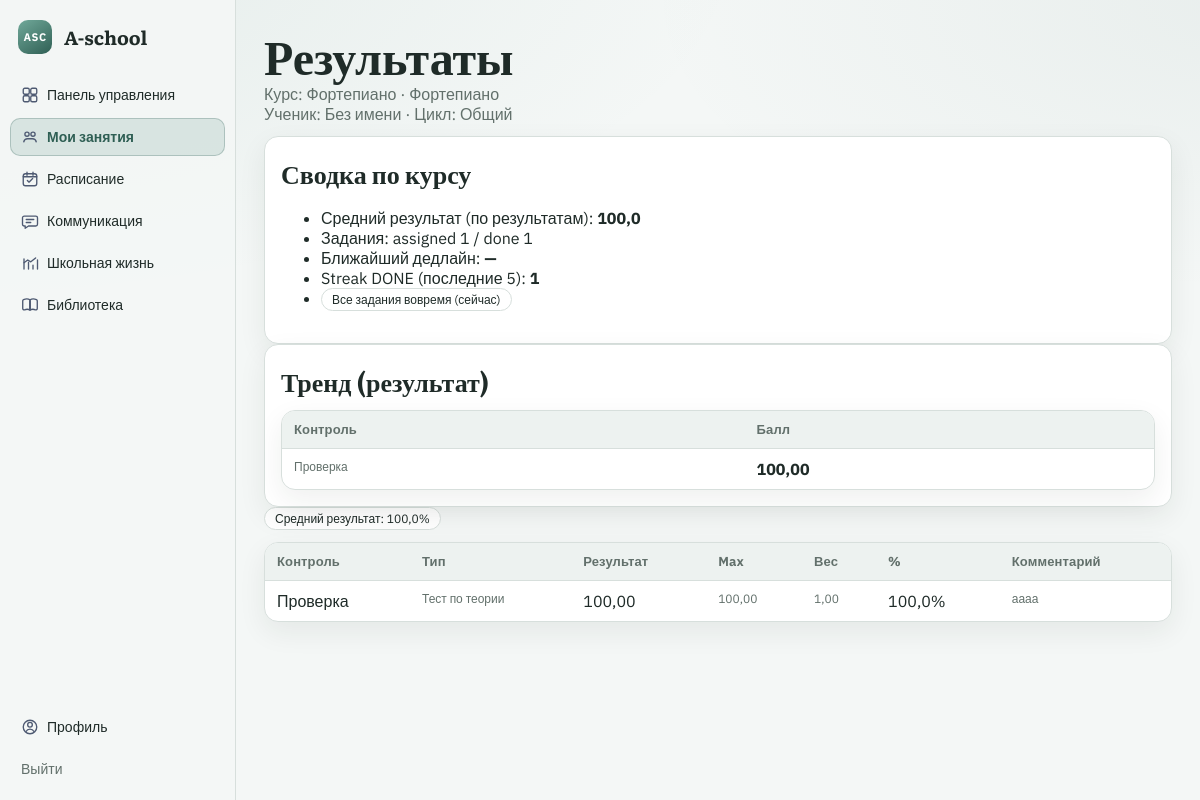
The app's page /courses/6/grades/ (signed in) with its own data.
### apps/school/models.py (models this page shows, shortened)
class Course(models.Model):
    name = models.CharField(max_length=200)
    course_type = models.ForeignKey(CourseType, on_delete=models.PROTECT, related_name="courses")
    teacher = models.ForeignKey(
        settings.AUTH_USER_MODEL,
        on_delete=models.SET_NULL,
        null=True,
        blank=True,
        related_name="teaching_courses",
    )

class CourseType(models.Model):
    name = models.CharField(max_length=120, unique=True)
    class Meta:
        ordering = ("name",)

### apps/accounts/models.py (models this page shows, shortened)
class Profile(models.Model):
    class Role(models.TextChoices):
        ADMIN = "ADMIN", "Администратор"
        TEACHER = "TEACHER", "Преподаватель"
        STUDENT = "STUDENT", "Ученик"
        PARENT = "PARENT", "Родитель"
    class Cycle(models.TextChoices):
        GENERAL = "GENERAL", "Общий"
        ACCELERATED = "ACCELERATED", "Ускоренный"
        EXTRA = "EXTRA", "Дополнительный"
    user = models.OneToOneField(settings.AUTH_USER_MODEL, on_delete=models.CASCADE, related_name="profile")
    role = models.CharField(max_length=16, choices=Role.choices)
    cycle = models.CharField(max_length=16, choices=Cycle.choices, default=Cycle.GENERAL)
    school_grade = models.CharField(max_length=20, blank=True, default="")

### apps/gradebook/models.py (models this page shows, shortened)
class Assessment(models.Model):
    class AssessmentType(models.TextChoices):
        HOMEWORK = "HOMEWORK", "Домашнее задание"
        PERFORMANCE = "PERFORMANCE", "Выступление"
        JURY = "JURY", "Жюри"
        THEORY_TEST = "THEORY_TEST", "Тест по теории"
    course = models.ForeignKey(Course, on_delete=models.CASCADE, related_name="assessments")
    title = models.CharField(max_length=200)
    assessment_type = models.CharField(max_length=32, choices=AssessmentType.choices)
    max_score = models.DecimalField(max_digits=6, decimal_places=2, default=100)
    weight = models.DecimalField(max_digits=6, decimal_places=2, default=1)
    source_assignment = models.OneToOneField(
        "homework.Assignment",
        null=True,
        blank=True,
        on_delete=models.SET_NULL,
        related_name="assessment",
    )
    class Meta:
        unique_together = ("course", "title")
        ordering = ("id",)

class Grade(models.Model):
    assessment = models.ForeignKey(Assessment, on_delete=models.CASCADE, related_name="grades")
    student = models.ForeignKey(settings.AUTH_USER_MODEL, on_delete=models.CASCADE, related_name="grades")
    score = models.DecimalField(max_digits=6, decimal_places=2, null=True, blank=True)
    comment = models.TextField(blank=True, default="")
    class Meta:
        unique_together = ("assessment", "student")

### apps/gradebook/views.py (the view, shortened to what this page needs)
# urls.py: path("courses/<int:course_id>/grades/", student_course_grades, name="student_course_grades"),
@role_required(Profile.Role.STUDENT, Profile.Role.PARENT)
def student_course_grades(request, course_id: int):
    course = get_object_or_404(Course, id=course_id)
    profile = request.user.profile
    if profile.role == Profile.Role.STUDENT:
        student = request.user
        if not Enrollment.objects.filter(course=course, student=student).exists():
            return HttpResponseForbidden("Вы не записаны на этот курс.")
    assessments = list(Assessment.objects.filter(course=course).order_by("id"))
    grades = Grade.objects.filter(assessment__in=assessments, student=student).select_related("assessment")
    grades_by_assessment_id = {g.assessment_id: g for g in grades}
    avg_percent = compute_average_percent(assessments, grades_by_assessment_id)
    from apps.homework.models import AssignmentTarget
    from django.utils import timezone
    today = timezone.localdate()
    non_null_scores = [g.score for g in grades_by_assessment_id.values() if g.score is not None]
    avg_val = None
    if non_null_scores:
        try:
            avg_val = sum([float(x) for x in non_null_scores]) / len(non_null_scores)
            avg_val = round(avg_val, 2)
        except Exception:
            avg_val = None
    targets_qs = AssignmentTarget.objects.filter(student=student, assignment__course=course).select_related("assignment")
    assigned_cnt = targets_qs.count()
    done_cnt = targets_qs.filter(status=AssignmentTarget.Status.DONE).count()
    next_due = (
        targets_qs.filter(status=AssignmentTarget.Status.TODO)
        .order_by("assignment__due_date")
        .values_list("assignment__due_date", flat=True)
        .first()
    )
    next_due_str = next_due.strftime("%d.%m.%Y") if next_due else None
    last_targets = list(targets_qs.order_by("-assignment__due_date")[:5])
    streak = 0
    for t in last_targets:
        if t.status == AssignmentTarget.Status.DONE:
            streak += 1
        else:
            break
    late_exists = targets_qs.filter(status=AssignmentTarget.Status.TODO, assignment__due_date__lt=today).exists()
    badge = None
    if assigned_cnt > 0 and not late_exists:
        badge = "Все задания вовремя (сейчас)"
    trend = []
    for a in assessments:
        g = grades_by_assessment_id.get(a.id)
        if g and g.score is not None:
            trend.append({"label": f"{a.title}", "score": g.score})
    summary = {
        "avg": avg_val,
        "assigned": assigned_cnt,
        "done": done_cnt,
        "next_due": next_due_str,
        "streak": streak,
        "badge": badge,
    }
    rows = []
    for a in assessments:
        g = grades_by_assessment_id.get(a.id)
        score = g.score if g else None
        comment = g.comment if g else ""
        percent = None
        if score is not None and a.max_score:
            try:
                percent = (Decimal(score) / Decimal(a.max_score)) * Decimal("100")
            except Exception:
                percent = None
        rows.append(
            {
                "assessment": a,
                "score": score,
                "comment": comment,
                "percent": percent,
                "max_score": a.max_score,
                "weight": a.weight,
            }
        )
    return render(
        request,
        "gradebook/student_course_grades.html",
        {
            "course": course,
            "student": student,
            "rows": rows,
            "avg_percent": avg_percent,
            "summary": summary,
            "trend": trend,
        },
    )

### apps/gradebook/services.py (called while the page is built)
def compute_average_percent(assessments: Iterable[Assessment], grades_by_assessment_id: dict) -> Optional[Decimal]:
    total_weight = Decimal("0")
    total = Decimal("0")
    for a in assessments:
        g: Grade | None = grades_by_assessment_id.get(a.id)
        if not g or g.score is None:
            continue
        if a.max_score == 0:
            continue
        frac = (Decimal(g.score) / Decimal(a.max_score))
        total += frac * Decimal(a.weight)
        total_weight += Decimal(a.weight)
    if total_weight == 0:
        return None
    return (total / total_weight) * Decimal("100")

### templates/gradebook/student_course_grades.html (shortened to what this page needs)
{% extends "base.html" %}
{% block content %}
  <h1>Результаты</h1>
  <p class="muted">
    Курс: {{ course.name }} · {{ course.course_type.name }}<br/>
    Ученик: {{ student.get_full_name|default:"Без имени" }} · Цикл: {{ student.profile.get_cycle_display }}
  </p>
  <div class="card">
    <h2>Сводка по курсу</h2>
    <ul>
      <li>
        Средний результат (по результатам):
        <strong>{{ summary.avg|default:"—" }}</strong>
      </li>
      <li>
        Задания: assigned {{ summary.assigned }} / done {{ summary.done }}
      </li>
      <li>
        Ближайший дедлайн:
        <strong>{{ summary.next_due|default:"—" }}</strong>
      </li>
      <li>
        Streak DONE (последние 5):
        <strong>{{ summary.streak }}</strong>
      </li>
      {% if summary.badge %}
        <li><span class="tag">{{ summary.badge }}</span></li>
      {% endif %}
    </ul>
  </div>
  <div class="card">
    <h2>Тренд (результат)</h2>
    {% if not trend %}
      <p class="muted">Пока нет выставленных результатов.</p>
    {% else %}
      <div class="table-wrap">
        <table class="table">
          <thead>
            <tr>
              <th>Контроль</th>
              <th>Балл</th>
            </tr>
          </thead>
          <tbody>
            {% for t in trend %}
              <tr>
                <td class="muted small">{{ t.label }}</td>
                <td><strong>{{ t.score }}</strong></td>
              </tr>
            {% endfor %}
          </tbody>
        </table>
      </div>
    {% endif %}
  </div>
  {% if avg_percent != None %}
    <p><span class="tag">Средний результат: {{ avg_percent|floatformat:1 }}%</span></p>
  {% else %}
    <p class="muted">Средний результат: нет данных</p>
  {% endif %}
  {% if rows %}
    <div class="table-wrap">
      <table class="table">
        <thead>
          <tr>
            <th>Контроль</th>
            <th>Тип</th>
            <th>Результат</th>
            <th>Max</th>
            <th>Вес</th>
            <th>%</th>
            <th>Комментарий</th>
          </tr>
        </thead>
        <tbody>
          {% for r in rows %}
            <tr>
              <td>{{ r.assessment.title }}</td>
              <td class="muted small">{{ r.assessment.get_assessment_type_display }}</td>
              <td>{% if r.score != None %}{{ r.score }}{% else %}<span class="muted">—</span>{% endif %}</td>
              <td class="muted small">{{ r.max_score }}</td>
              <td class="muted small">{{ r.weight }}</td>
              <td>
                {% if r.percent != None %}
                  {{ r.percent|floatformat:1 }}%
                {% else %}
                  <span class="muted">—</span>
                {% endif %}
              </td>
              <td class="muted small">{% if r.comment %}{{ r.comment }}{% else %}—{% endif %}</td>
            </tr>
          {% endfor %}
        </tbody>
      </table>
    </div>
  {% else %}
    <p class="muted">Нет контрольных точек.</p>
  {% endif %}
{% endblock %}

### static/css/main.css (style rules this page uses)
:root { --bg: #f4f7f6; --bg-soft: #edf2f0; --surface: #ffffff; --surface-alt: #f8faf9; --line: #d7dfdc; --text: #1f2b28; --muted: #62706b; --accent: #4f8a7c; --accent-strong: #2f5f54; --ok: #2f7a64; --error: #9a5959; --radius: 14px; --shadow: 0 10px 28px rgba(23, 41, 35, 0.07); }
* { box-sizing: border-box; }
body { margin: 0; min-height: 100vh; font-family: "IBM Plex Sans", "Trebuchet MS", "Helvetica Neue", sans-serif; color: var(--text); background: radial-gradient(1200px 500px at -8% -6%, rgba(79, 138, 124, 0.1), transparent 70%), radial-gradient(900px 420px at 106% 0%, rgba(47, 95, 84, 0.06), transparent 70%), var(--bg); }
h1, h2 { font-family: "Literata", Georgia, serif; color: var(--text); }
h1 { margin: 0 0 4px; font-size: 48px; line-height: 1.05; }
h2 { margin: 0 0 10px; font-size: 26px; }
p { margin: 0 0 12px; }
.card, .panel, .table-wrap, .stat-card, .student-card, .week-column, .announcement-card, .resource-card, .chat-panel, .chat-list { background: var(--surface); border: 1px solid var(--line); border-radius: var(--radius); box-shadow: var(--shadow); }
.card, .panel { padding: 16px; }
.muted { color: var(--muted); }
.small { font-size: 12px; }
.tag, .badge { display: inline-block; border: 1px solid var(--line); border-radius: 999px; padding: 3px 10px; font-size: 12px; color: var(--text); background: var(--surface); }
.table-wrap { overflow-x: auto; }
.table { width: 100%; border-collapse: collapse; }
.table th, .table td { padding: 10px 12px; border-bottom: 1px solid var(--line); vertical-align: top; }
.table th { color: var(--muted); background: var(--bg-soft); text-align: left; font-size: 13px; letter-spacing: 0.01em; }
.table tr:last-child td { border-bottom: none; }
.card, .panel, .table-wrap, .stat-card, .student-card, .week-column, .announcement-card, .resource-card, .chat-panel, .chat-list { animation: fadeUp 0.34s ease both; }

### records on screen
Course: name "Фортепиано", course_type.name "Фортепиано"
Assessment: label "Проверка", assessment "Проверка", assessment.assessment_type "Тест по теории", score "100,00", max_score "100,00", weight "1,00", percent "100,0", comment "аааа"
Grade: score "100,00"

### other values on screen
{{ student.get_full_name|default:"Без имени" }} "Без имени"
{{ student.profile.get_cycle_display }} "Общий"
{{ summary.avg|default:"—" }} "100,0"
{{ summary.assigned }} "1"
{{ summary.done }} "1"
{{ summary.next_due|default:"—" }} "—"
{{ summary.streak }} "1"
{{ summary.badge }} "Все задания вовремя (сейчас)"
{{ avg_percent|floatformat:1 }} "100,0"
